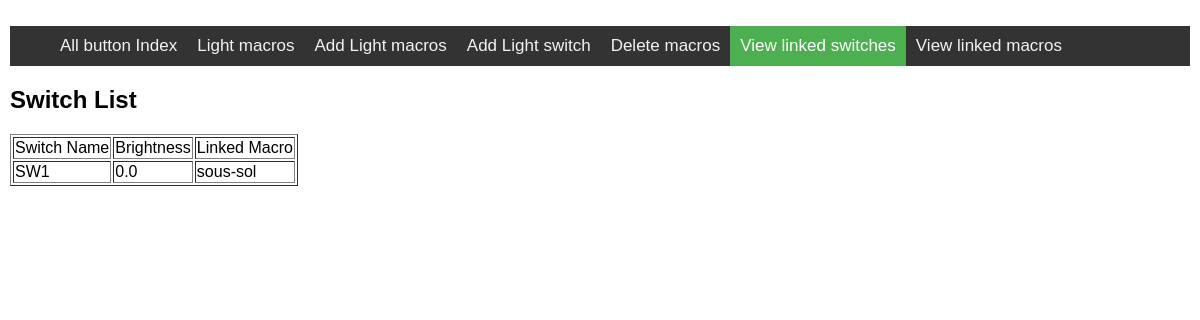
Screenshot of /switch_list with the database file from the repository.
### tables this page shows
CREATE TABLE switch (name TEXT, brightness REAL, eol TEXT, macro TEXT);

### app.py (the view)
@app.route('/switch_list')
def switch_list():
    form = MacroForm()
    rows = db_func.get_all_in_db("switch")
    return render_template("switch_list.html", rows=rows, form=form)

### db_functions.py (called while the page is built)
def get_all_in_db(table_name):
    con = sqlite3.connect('database.db')
    c = con.cursor()
    command = "SELECT * FROM " + table_name
    c.execute(command)
    rows = c.fetchall()
    list = rows[1:]
    c.close()
    con.close()
    return list

### templates/switch_list.html (shortened to what this page needs)
{% extends 'base.html' %}
{% set active_page = "switch_list" %}
{% block header %}
    <h1>{% block title %}Switch List{% endblock %}</h1>
{% endblock %}
{% block content %}
    <form method="POST" action="{{ url_for('switch_list') }}">
        <table border = 1>
            <thead>
                <td>Switch Name</td>
                <td>Brightness</td>
                <td>Linked Macro</td>
             </thead>
            {% for row in rows %}
                <tr>
                    <td> {{ row[0] }} </td>
                    <td> {{ row[1] }} </td>
                    <td> {{ row[3] }}</td>
                </tr>
            {% endfor %}
        </table>
    </form>
{% endblock %}

### rows the page displays
switch: name "SW1", brightness "0.0", macro "sous-sol"

### other values shown
{{ caption|e }} "All button Index" "Light macros" "Add Light macros" "Add Light switch" "Delete macros" "View linked switches" "View linked macros"
